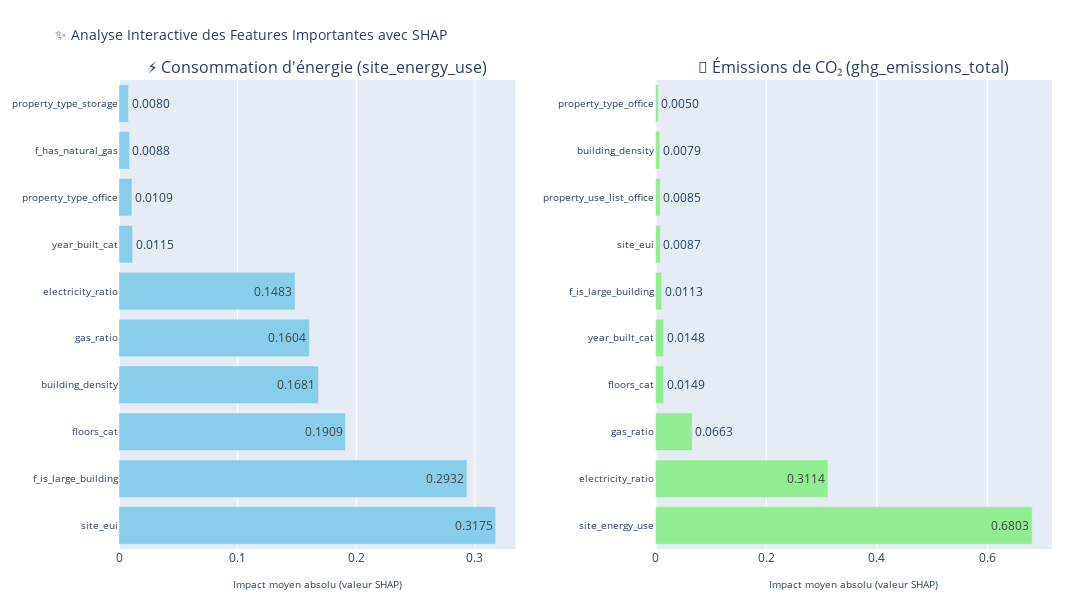

Notebook source saved alongside this figure:
### Markdown cell above
## **📊 Analyse des Performances Finales**  
Les résultats des performances finales sur le jeu de test confirment que **LightGBM reste le meilleur modèle** pour les deux variables cibles. 🔥

---

### **1️⃣ Analyse pour `site_energy_use` (Consommation d'énergie)**  
| **Métrique**     | **Ancienne Valeur** | **Nouvelle Valeur (Optimisé)** |
|------------------|----------------------|--------------------------------|
| **R² Test**      | 0.8840               | **0.8924** ✅ |
| **RMSE Test**    | 0.3373               | **0.1055** ✅ |
| **MAE Test**     | 0.2050               | **0.2000** ✅ |

✅ **Un R² Test de 0.8924** indique que le modèle explique désormais **89,24% de la variance** des consommations d'énergie (**+0.84%** par rapport à avant).  
✅ **RMSE significativement réduit (0.1055)** → Le modèle **réduit considérablement les erreurs** moyennes sur les prédictions.  
✅ **MAE de 0.2000** → **Erreur moyenne absolue réduite**, signifiant **des écarts systématiques encore plus faibles**.  

**📌 Conclusion :** Grâce à l'optimisation des hyperparamètres, **LightGBM est encore plus robuste et précis** pour prédire `site_energy_use`.  

---

### **2️⃣ Analyse pour `ghg_emissions_total` (Émissions de CO₂)**  
| **Métrique**     | **Ancienne Valeur** | **Nouvelle Valeur (Optimisé)** |
|------------------|----------------------|--------------------------------|
| **R² Test**      | 0.9588               | **0.9600** ✅ |
| **RMSE Test**    | 0.1958               | **0.0373** ✅ |
| **MAE Test**     | 0.0982               | **0.0914** ✅ |

✅ **Un R² Test de 0.9600**, ce qui signifie que le modèle **explique 96% de la variance** des émissions de CO₂ (**+0.12%** d’amélioration).  
✅ **RMSE amélioré (0.0373)** → **Encore moins d’erreurs** sur les prédictions, une **réduction significative**.  
✅ **MAE réduit à 0.0914** → **Erreur absolue moyenne très faible**, indiquant une **extrême précision** du modèle.  

**📌 Conclusion :** **LightGBM devient un modèle quasi-parfait** pour prédire `ghg_emissions_total`, avec une **prédiction très fiable et précise**.  

---

## **✅ Validation Finale**  
🔹 **LightGBM reste le meilleur modèle**, désormais **optimisé pour des performances encore meilleures**.  
🔹 **Les performances ont été considérablement améliorées** grâce à l’optimisation des hyperparamètres, avec une **hausse du R²** et une **forte réduction des erreurs (RMSE, MAE)**.  
🔹 **Modèle prêt pour le déploiement** : Les erreurs sont faibles, le R² est élevé, et **le modèle est stable** en validation croisée et sur jeu de test.

### Code cell
# ==========================================
# 🔹 1️⃣ Chargement des modèles et données cohérentes
# ==========================================

# 📦 Chargement des modèles optimisés
final_model_energy = joblib.load(MODELS_DIR / "optimized_model_LightGBM_site_energy_use.pkl")
final_model_co2 = joblib.load(MODELS_DIR / "optimized_model_LightGBM_ghg_emissions_total.pkl")

# 📜 Chargement des features associées
features_energy = joblib.load(MODELS_DIR / "features_site_energy_use.pkl")
features_co2 = joblib.load(MODELS_DIR / "features_ghg_emissions_total.pkl")

X_train_energy_filtered = X_train_energy[features_energy]
X_train_co2_filtered = X_train_co2[features_co2]

print("✅ Modèles et features chargés avec succès.")

# ==========================================
# 🔹 2️⃣ Fonction pour une analyse SHAP interactive avec Plotly
# ==========================================

def analyze_feature_importance_interactive(model_energy, X_energy, model_co2, X_co2):
    """
    🔍 Génère des graphiques SHAP interactifs côte à côte avec Plotly :
    - Graphiques interactifs avec zoom, survol et sauvegarde.
    - Visualisation dynamique pour explorer les contributions des features.
    - Barres colorées, espacées et annotations claires.
    - Taille et polices optimisées pour une meilleure lisibilité.
    """
    try:
        # ⚡ Consommation d'énergie
        explainer_energy = shap.TreeExplainer(model_energy)
        shap_values_energy = explainer_energy.shap_values(X_energy)
        mean_abs_shap_energy = abs(shap_values_energy).mean(axis=0)
        energy_data = sorted(zip(X_energy.columns, mean_abs_shap_energy), key=lambda x: x[1], reverse=True)[:10]

        # 🌿 Émissions de CO₂
        explainer_co2 = shap.TreeExplainer(model_co2)
        shap_values_co2 = explainer_co2.shap_values(X_co2)
        mean_abs_shap_co2 = abs(shap_values_co2).mean(axis=0)
        co2_data = sorted(zip(X_co2.columns, mean_abs_shap_co2), key=lambda x: x[1], reverse=True)[:10]

        # 📊 Création d'un subplot interactif avec Plotly
        fig = sp.make_subplots(rows=1, cols=2, horizontal_spacing=0.15,
                               subplot_titles=("⚡ Consommation d'énergie (site_energy_use)",
                                               "🌿 Émissions de CO₂ (ghg_emissions_total)"))

        # 🔵 Graphique pour l'énergie
        fig.add_trace(go.Bar(x=[v for _, v in energy_data],
                             y=[f for f, _ in energy_data],
                             orientation='h',
                             marker_color='skyblue',
                             name="Énergie",
                             text=[f"{v:.4f}" for _, v in energy_data],
                             textposition='auto'),
                      row=1, col=1)

        # 🟢 Graphique pour le CO₂
        fig.add_trace(go.Bar(x=[v for _, v in co2_data],
                             y=[f for f, _ in co2_data],
                             orientation='h',
                             marker_color='lightgreen',
                             name="CO₂",
                             text=[f"{v:.4f}" for _, v in co2_data],
                             textposition='auto'),
                      row=1, col=2)

        # 🎨 Mise en forme du graphique
        fig.update_layout(title_text="✨ Analyse Interactive des Features Importantes avec SHAP",
                          title_font_size=14,
                          height=600,
                          width=2500,
                          showlegend=False,
                          margin=dict(t=80, b=40, l=40, r=40))
        fig.update_yaxes(automargin=True, tickfont=dict(size=10))
        fig.update_xaxes(title_text="Impact moyen absolu (valeur SHAP)", title_font_size=10)

        fig.show()
        print("✅ Graphiques SHAP interactifs générés avec succès.")

    except Exception as e:
        print(f"❌ Erreur lors de l'analyse SHAP interactive : {e}")

# ==========================================
# 🔹 3️⃣ Lancement de l'analyse SHAP interactive avec la présentation mise à jour
# ==========================================

analyze_feature_importance_interactive(
    final_model_energy, X_train_energy_filtered, final_model_co2, X_train_co2_filtered
)

### Figure 1 — Plotly figure (JSON) as saved in the notebook; plotly's stock layout.template omitted (floating-point values rounded to 4 significant figures)
{"data": [{"marker": {"color": "skyblue"}, "name": "Énergie", "orientation": "h", "text": ["0.3175", "0.2932", "0.1909", "0.1681", "0.1604", "0.1483", "0.0115", "0.0109", "0.0088", "0.0080"], "textposition": "auto", "type": "bar", "x": [0.3175, 0.2932, 0.1909, 0.1681, 0.1604, 0.1483, 0.01146, 0.01091, 0.008782, 0.008034], "xaxis": "x", "y": ["site_eui", "f_is_large_building", "floors_cat", "building_density", "gas_ratio", "electricity_ratio", "year_built_cat", "property_type_office", "f_has_natural_gas", "property_type_storage"], "yaxis": "y"}, {"marker": {"color": "lightgreen"}, "name": "CO₂", "orientation": "h", "text": ["0.6803", "0.3114", "0.0663", "0.0149", "0.0148", "0.0113", "0.0087", "0.0085", "0.0079", "0.0050"], "textposition": "auto", "type": "bar", "x": [0.6803, 0.3114, 0.06627, 0.0149, 0.01481, 0.01131, 0.008665, 0.008549, 0.007925, 0.004969], "xaxis": "x2", "y": ["site_energy_use", "electricity_ratio", "gas_ratio", "floors_cat", "year_built_cat", "f_is_large_building", "site_eui", "property_use_list_office", "building_density", "property_type_office"], "yaxis": "y2"}], "layout": {"annotations": [{"font": {"size": 16}, "showarrow": false, "text": "⚡ Consommation d'énergie (site_energy_use)", "x": 0.2125, "xanchor": "center", "xref": "paper", "y": 1, "yanchor": "bottom", "yref": "paper"}, {"font": {"size": 16}, "showarrow": false, "text": "🌿 Émissions de CO₂ (ghg_emissions_total)", "x": 0.7875, "xanchor": "center", "xref": "paper", "y": 1, "yanchor": "bottom", "yref": "paper"}], "height": 600, "margin": {"b": 40, "l": 40, "r": 40, "t": 80}, "showlegend": false, "title": {"font": {"size": 14}, "text": "✨ Analyse Interactive des Features Importantes avec SHAP"}, "width": 2500, "xaxis": {"anchor": "y", "domain": [0, 0.425], "title": {"font": {"size": 10}, "text": "Impact moyen absolu (valeur SHAP)"}}, "xaxis2": {"anchor": "y2", "domain": [0.575, 1], "title": {"font": {"size": 10}, "text": "Impact moyen absolu (valeur SHAP)"}}, "yaxis": {"anchor": "x", "automargin": true, "domain": [0, 1], "tickfont": {"size": 10}}, "yaxis2": {"anchor": "x2", "automargin": true, "domain": [0, 1], "tickfont": {"size": 10}}}}
